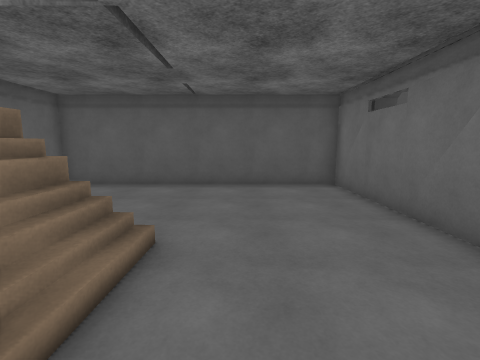
view 1 (above)

12 first-person views from a walk through a 3-D level made in the Unity game engine. The camera is 1.5 m above the floor, tilts 8° down and sees 85° across. The floor is counted in squares, 1 m on a side. Each view is taken from the middle of a square. On the plan, view 1 faces up. The plan holds only what a view shows up to about 14 squares ahead; the rest is blank. The place goes on beyond the plan. The player character is not drawn. Door leaves are left out, so doorways stand open. Some surface patterns are stand-ins.

view 2
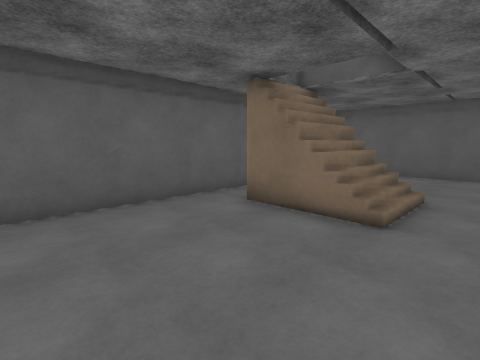

view 3
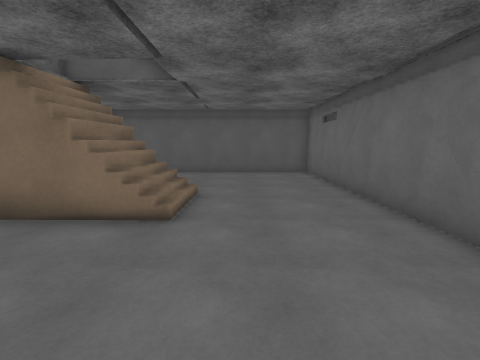

view 4
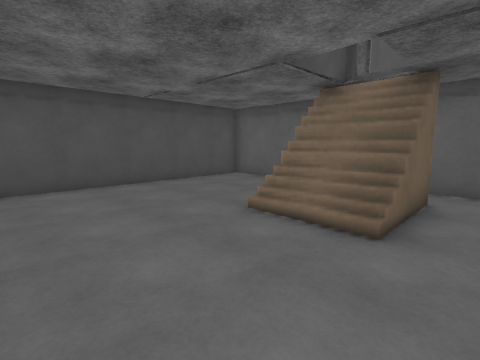

view 5
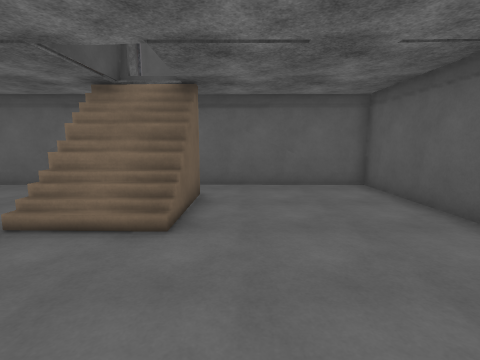

view 6
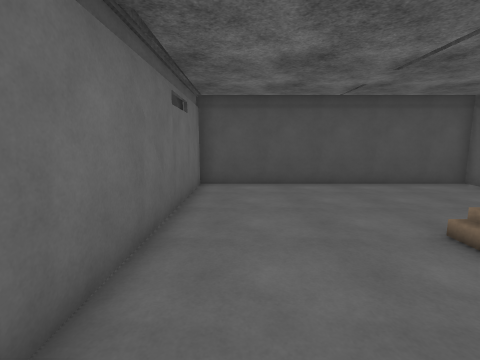

view 7
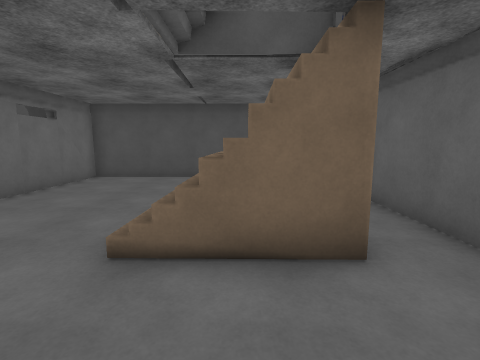

view 8
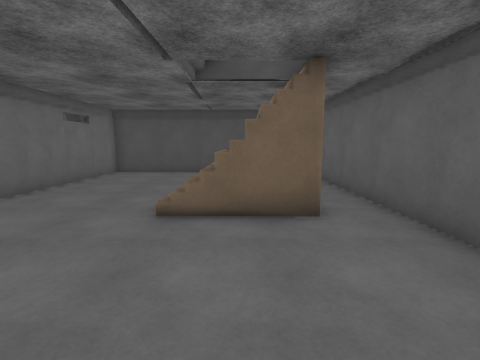

view 9
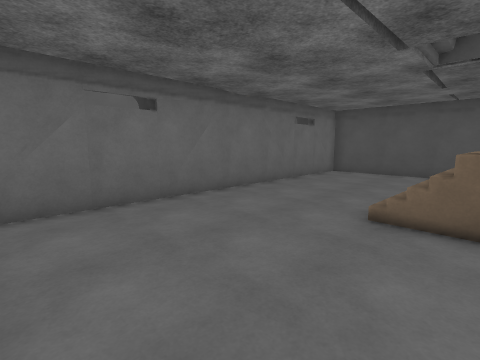

view 10
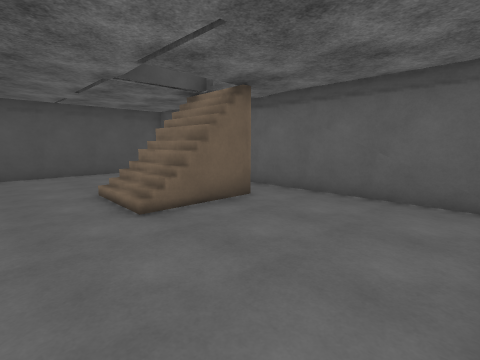

view 11
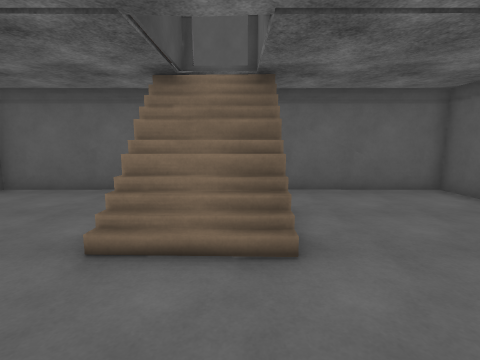

view 12
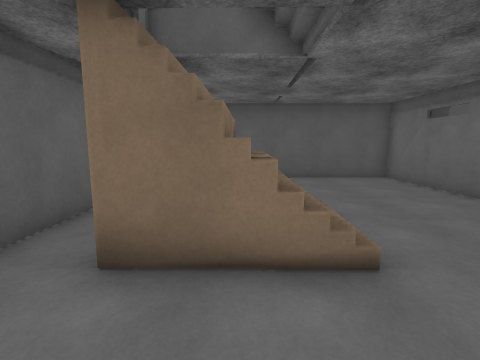

### Floor plan
Key: @ floor where view 1 was taken; # wall or solid block; . floor; / step, stairs or slope; D open door.
Columns run from 7 left of view 1 to 4 right of it. Each row starts with its distance up from view 1.
 10 ############
  9 #..........#
  8 #..........#
  7 #..........#
  6 #..........#
  5 #..........#
  4 D..##/.....#
  3 D.##//....D#
  2 DD#///....D#
  1 #.###/.....#
  0 #......@...#
 -1 #..........#
 -2 #..........#
 -3 #..........#
 -4 #..........#
 -5 ############

Where each view was taken, in squares from view 1:
view 1: 0 up, 0 right, facing up
view 2: 4 down, 0 right, facing up-left
view 3: 4 down, 0 right, facing up
view 4: 5 up, 3 right, facing down-left
view 5: 5 up, 3 right, facing left
view 6: 5 up, 2 right, facing down
view 7: 7 up, 3 left, facing down
view 8: 9 up, 3 left, facing down
view 9: 9 up, 3 left, facing down-right
view 10: 9 up, 1 right, facing down-left
view 11: 3 up, 2 right, facing left
view 12: 2 down, 3 left, facing up
